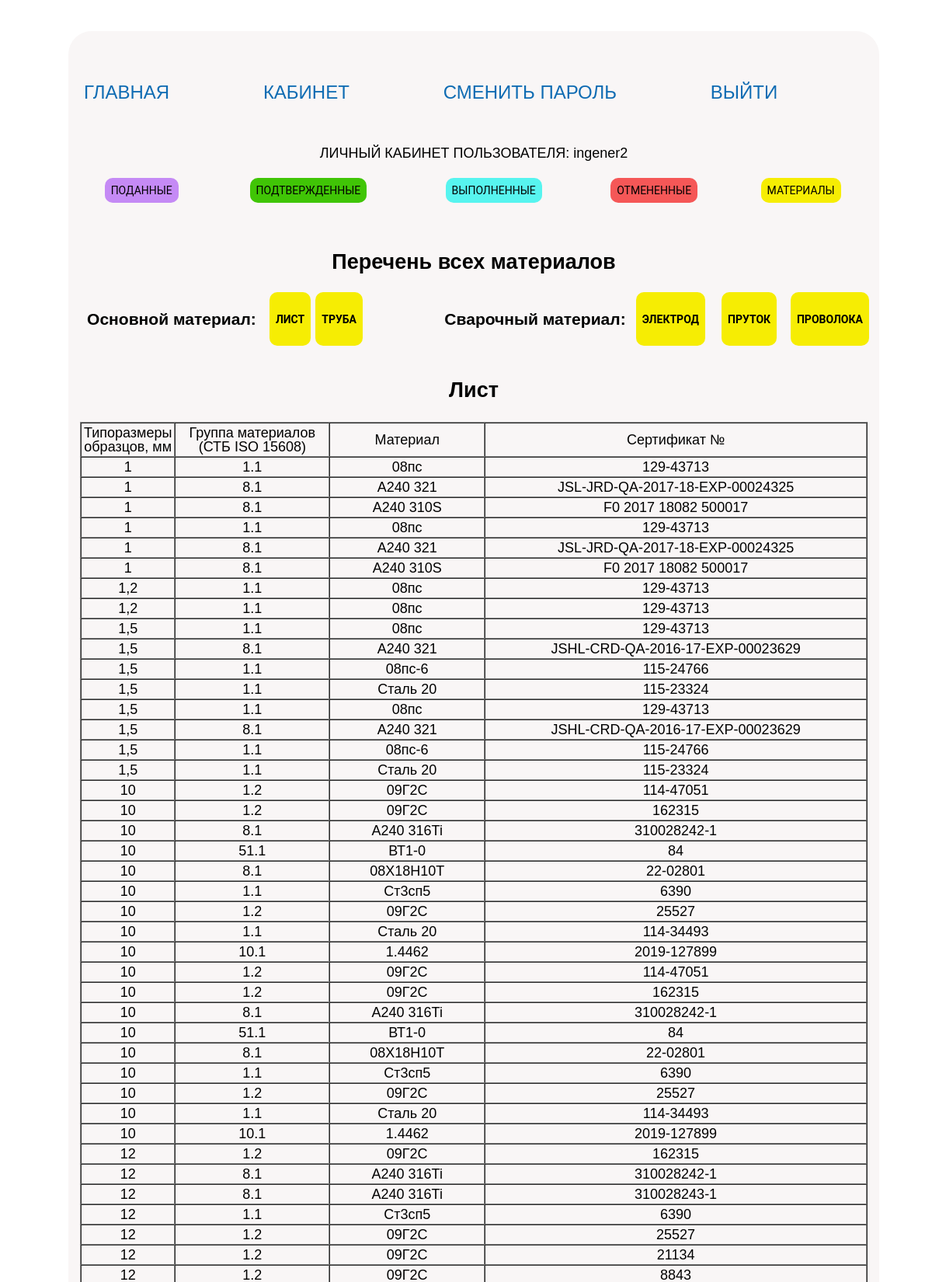
Screenshot of /material_plate/ (signed in, upper part) with the database file from the repository.
### main/models.py (models this page shows, shortened)
class Material_Plate(models.Model):
    thickness = models.CharField(
        max_length=100, null=True, verbose_name="Толщина листа"
    )
    group_of_material = models.CharField(
        max_length=100, null=True, verbose_name="Группа материала"
    )
    steel_grade = models.CharField(
        max_length=2000, null=True, verbose_name="Марка стали"
    )
    certificate_number = models.CharField(
        max_length=2000, null=True, verbose_name="Сертификат №"
    )
    date = models.CharField(max_length=2000, null=True, verbose_name="Дата")
    class Meta:
        verbose_name = "Материал основной - Лист"
        verbose_name_plural = "Материал основной - Лист"

### main/views.py (the view)
# urls.py: path("material_plate/", material_plate, name="material_plate"),
@login_required(login_url=reverse_lazy("login"))
def material_plate(request):
    title = "Лист"
    type_mat = "plate"
    username = str(request.user)
    if username == "admin":
        group = "admin"
    else:
        user = get_object_or_404(User, username=username)
        group = str(user.groups.get(user=user.id))
    result = Material_Plate.objects.all().order_by("thickness")
    return render(
        request,
        "main/material.html",
        {
            "title": title,
            "result": result,
            "group": group,
            "type_mat": type_mat,
        },
    )

### main/templates/main/material.html (shortened to what this page needs)
{% extends 'main/private_office_s1.html' %} {% block content_1 %}
<br /><br />
<h2><p class="center">Перечень всех материалов</p></h2>
<table style="width: 100%;" border="0" cellspacing=0 cellpadding=0>
  <tbody>
    <tr>
      <td style="width: 25%; text-align: center"><h3>Основной материал:</h3></td>
      <td style="width: 5%; text-align: center"><a href="{% url 'material_plate' %}"><button class="button pdf_z"><h4>ЛИСТ</h4></button></a></td>
      <td style="width: 5%; text-align: center"><a href="{% url 'material_tube' %}"><button class="button pdf_z"><h4>ТРУБА</h4></button></a></td>
      <td style="width: 10%; text-align: center"><h4></h4></td>
      <td style="width: 25%; text-align: center"><h3>Сварочный материал:</h3></td>
      <td style="width: 10%; text-align: center"><a href="{% url 'material_electrode' %}"><button class="button pdf_z"><h4>ЭЛЕКТРОД</h4></button></a></td>
      <td style="width: 10%; text-align: center"><a href="{% url 'material_rod' %}"><button class="button pdf_z"><h4>ПРУТОК</h4></button></a></td>
      <td style="width: 10%; text-align: center"><a href="{% url 'material_wire' %}"><button class="button pdf_z"><h4>ПРОВОЛОКА</h4></button></a></td>
    </tr>
  </tbody>
</table>
<br />
<h2><p class="center">{{title}}</p></h2>
{% if group == "engineer" %}
<table style="width: 100%; text-align: center" border="0" >
  <tbody>
    <tr>
      <td style="width: 100%; text-align: center">
        <table style="width: 100%;" border="1" cellspacing=0 cellpadding=0>
            <tbody>
                {% if type_mat == "plate" %}
              <tr>
                <td style="width: 10%; text-align: center">Типоразмеры образцов, мм</td>
                <td style="width: 20%; text-align: center">Группа материалов (СТБ ISO 15608)</td>
                <td style="width: 20%; text-align: center">Материал</td>
                <td style="width: 50%; text-align: center">Сертификат №</td>
              </tr>
              {% for i in result %}
              <tr>
                <td style="text-align: center">{{i.thickness}}</td>
                <td style="text-align: center">{{i.group_of_material}}</td>
                <td style="text-align: center">{{i.steel_grade}}</td>
                <td style="text-align: center">{{i.certificate_number}}</td>
              </tr>
              {% endfor%}
              {%endif%}
            </tbody>
          </table>
    </td>
    </tr>
  </tbody>
</table>
 {% endif %}
 {% endblock %}

### main/templates/main/private_office_s1.html (shortened to what this page needs)
{% extends 'main/base.html' %}
{% block content %}
<br>
<br>
<p align='center' >ЛИЧНЫЙ КАБИНЕТ ПОЛЬЗОВАТЕЛЯ: {{ user }}
<table class="menu_1">
	<tbody>
		<tr>
            <td style="text-align: center"><a href="{% url 'all_applications_give' %}"><button class="button pod">ПОДАННЫЕ</button></a></td>
			<td style="text-align: center"><a href="{% url 'all_applications_confirm' %}"><button class="button podtv">ПОДТВЕРЖДЕННЫЕ</button></a></td>
            <td style="text-align: center"><a href="{% url 'all_applications_done' %}"><button class="button vyp">ВЫПОЛНЕННЫЕ</button></a></td>
            <td style="text-align: center"><a href="{% url 'all_applications_cancel' %}"><button class="button otm">ОТМЕНЕННЫЕ</button></a></td>
            {% if group == "engineer" %}
            <td style="text-align: center"><a href="{% url 'material_plate' %}"><button class="button pdf_z">МАТЕРИАЛЫ</button></a></td>
            {% endif %}
		</tr>
	</tbody>
</table>
{% block content_1 %}
{% endblock %}
{% endblock %}

### main/static/main/css/styles.css (style rules this page uses)
body { padding-top: 10px !important; width: 1000px; }
TABLE { width: auto; }
TD, TH { padding: 3px; text-align: center; }
* { outline: 0; }
a { color: #0f6cb3; text-decoration: none; }
body { font-family: "Arial"; font-size: 18px; border: 0px solid; width: 1024px; margin-left: auto; margin-right: auto; margin-top: 30px; padding: 10px; line-height: 18px; }
.center { text-align: center; }
.button { border: none; outline: none; display: inline-block; text-align: center; text-decoration: none; cursor: pointer; font-size: 14px; font-family: Roboto, Verdana, Tahoma, sans; padding: 8px 8px; border-radius: 10px; color: rgb(0, 0, 0); }
.button.otm { background: #f55757; color: rgb(0, 0, 0); }
.button.podtv { background: #40c506; color: rgb(0, 0, 0); }
.button.pdf_z { background: #f6ed03; color: rgb(0, 0, 0); }
.button.pod { background: #c58af5; color: rgb(0, 0, 0); }
.button.vyp { background: #57f4ef; color: rgb(0, 0, 0); }

### main/templates/main/private_office_s1.html (style rules this page uses)
table.menu_1 { width: 100%; border-collapse:collapse; border-spacing:0; height: auto; }
table.menu_1,table.menu_1 td, table.menu_1 th { border: 0px solid #595959; }
table.menu_1 td,table.menu_1 th { padding: 3px; width: 30px; height: 35px; }

### rows the page displays
Material_Plate: thickness "1", group_of_material "1.1", steel_grade "08пс", certificate_number "129-43713"
Material_Plate: thickness "1", group_of_material "8.1", steel_grade "A240 321", certificate_number "JSL-JRD-QA-2017-18-EXP-00024325"
Material_Plate: thickness "1", group_of_material "8.1", steel_grade "A240 310S", certificate_number "F0 2017 18082 500017"
Material_Plate: thickness "1", group_of_material "1.1", steel_grade "08пс", certificate_number "129-43713"
Material_Plate: thickness "1", group_of_material "8.1", steel_grade "A240 321", certificate_number "JSL-JRD-QA-2017-18-EXP-00024325"
Material_Plate: thickness "1", group_of_material "8.1", steel_grade "A240 310S", certificate_number "F0 2017 18082 500017"
Material_Plate: thickness "1,2", group_of_material "1.1", steel_grade "08пс", certificate_number "129-43713"
Material_Plate: thickness "1,2", group_of_material "1.1", steel_grade "08пс", certificate_number "129-43713"
Material_Plate: thickness "1,5", group_of_material "1.1", steel_grade "08пс", certificate_number "129-43713"
Material_Plate: thickness "1,5", group_of_material "8.1", steel_grade "A240 321", certificate_number "JSHL-CRD-QA-2016-17-EXP-00023629"
Material_Plate: thickness "1,5", group_of_material "1.1", steel_grade "08пс-6", certificate_number "115-24766"
Material_Plate: thickness "1,5", group_of_material "1.1", steel_grade "Сталь 20", certificate_number "115-23324"
Material_Plate: thickness "1,5", group_of_material "1.1", steel_grade "08пс", certificate_number "129-43713"
Material_Plate: thickness "1,5", group_of_material "8.1", steel_grade "A240 321", certificate_number "JSHL-CRD-QA-2016-17-EXP-00023629"
Material_Plate: thickness "1,5", group_of_material "1.1", steel_grade "08пс-6", certificate_number "115-24766"
Material_Plate: thickness "1,5", group_of_material "1.1", steel_grade "Сталь 20", certificate_number "115-23324"
Material_Plate: thickness "10", group_of_material "1.2", steel_grade "09Г2С", certificate_number "114-47051"
Material_Plate: thickness "10", group_of_material "1.2", steel_grade "09Г2С", certificate_number "162315"
Material_Plate: thickness "10", group_of_material "8.1", steel_grade "A240 316Ti", certificate_number "310028242-1"
Material_Plate: thickness "10", group_of_material "51.1", steel_grade "ВТ1-0", certificate_number "84"
Material_Plate: thickness "10", group_of_material "8.1", steel_grade "08Х18Н10Т", certificate_number "22-02801"
Material_Plate: thickness "10", group_of_material "1.1", steel_grade "Ст3сп5", certificate_number "6390"
Material_Plate: thickness "10", group_of_material "1.2", steel_grade "09Г2С", certificate_number "25527"
Material_Plate: thickness "10", group_of_material "1.1", steel_grade "Сталь 20", certificate_number "114-34493"
Material_Plate: thickness "10", group_of_material "10.1", steel_grade "1.4462", certificate_number "2019-127899"
Material_Plate: thickness "10", group_of_material "1.2", steel_grade "09Г2С", certificate_number "114-47051"
Material_Plate: thickness "10", group_of_material "1.2", steel_grade "09Г2С", certificate_number "162315"
Material_Plate: thickness "10", group_of_material "8.1", steel_grade "A240 316Ti", certificate_number "310028242-1"
Material_Plate: thickness "10", group_of_material "51.1", steel_grade "ВТ1-0", certificate_number "84"
Material_Plate: thickness "10", group_of_material "8.1", steel_grade "08Х18Н10Т", certificate_number "22-02801"
Material_Plate: thickness "10", group_of_material "1.1", steel_grade "Ст3сп5", certificate_number "6390"
Material_Plate: thickness "10", group_of_material "1.2", steel_grade "09Г2С", certificate_number "25527"
Material_Plate: thickness "10", group_of_material "1.1", steel_grade "Сталь 20", certificate_number "114-34493"
Material_Plate: thickness "10", group_of_material "10.1", steel_grade "1.4462", certificate_number "2019-127899"
Material_Plate: thickness "12", group_of_material "1.2", steel_grade "09Г2С", certificate_number "162315"
Material_Plate: thickness "12", group_of_material "8.1", steel_grade "A240 316Ti", certificate_number "310028242-1"
Material_Plate: thickness "12", group_of_material "8.1", steel_grade "A240 316Ti", certificate_number "310028243-1"
Material_Plate: thickness "12", group_of_material "1.1", steel_grade "Ст3сп5", certificate_number "6390"
Material_Plate: thickness "12", group_of_material "1.2", steel_grade "09Г2С", certificate_number "25527"
Material_Plate: thickness "12", group_of_material "1.2", steel_grade "09Г2С", certificate_number "21134"
Material_Plate: thickness "12", group_of_material "1.2", steel_grade "09Г2С", certificate_number "8843"

### other values shown
{{ user }} "ingener2"
{{ title }} "Лист"
